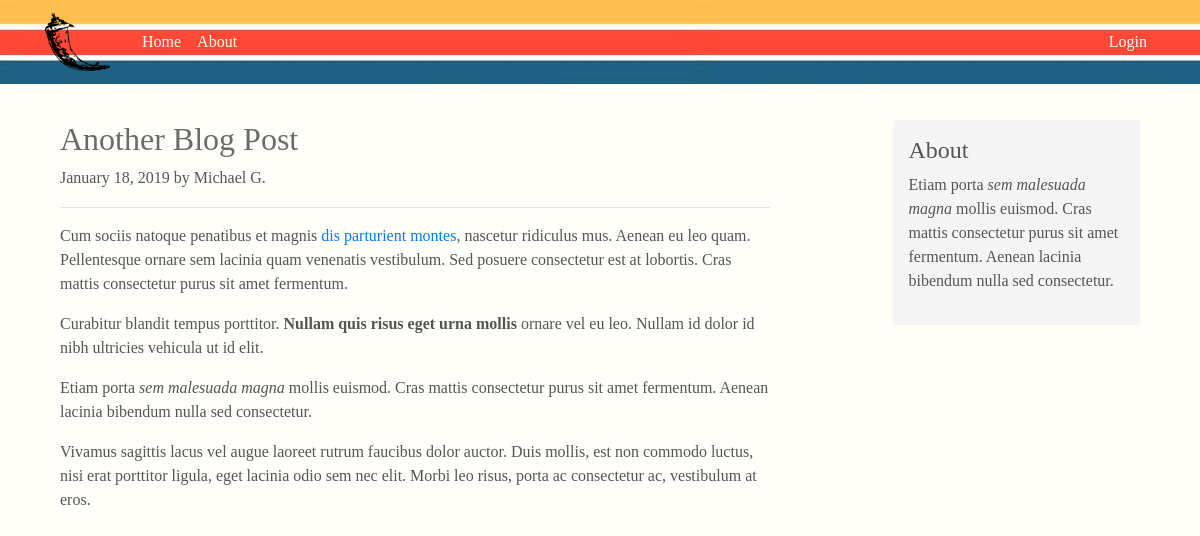
The page /post/another-blog-post on the database its author committed.
### personal_blog/models.py (models this page shows, shortened)
class Post(db.Model):
    id = db.Column(db.Integer, primary_key=True)
    title = db.Column(db.String(100), nullable=False)
    slug = db.Column(db.String(100), unique=True, nullable=False)
    date_posted = db.Column(db.DateTime, nullable=False, default=datetime.utcnow)
    content = db.Column(db.Text, nullable=False)
    user_id = db.Column(db.Integer, db.ForeignKey('user.id'), nullable=False)

class User(db.Model, UserMixin):
    id = db.Column(db.Integer, primary_key=True)
    username = db.Column(db.String(20), unique=True, nullable=False)
    alias = db.Column(db.String(20), unique=True, nullable=False)
    image_file = db.Column(db.String(20), nullable=False, default='default.jpg')
    password = db.Column(db.String(60), nullable=False)
    posts = db.relationship('Post', backref='author', lazy=True)

### personal_blog/routes.py (the view)
@app.route("/post/<slug>")
def post(slug):
    post = Post.query.filter_by(slug=slug).first_or_404()
    return render_template('post.html', title=post.title, post=post)

### personal_blog/templates/post.html (shortened to what this page needs)
{% extends "layout.html" %}
{% block content %}
<div class="row" id="blog_post">
    <div class="col-sm-8 blog-main">
      <div class="blog-post">
        <article class="media content-section">
          <div class="media-body">
            <div class="article-metadata">
              <h2><a class="article-title" href="{{ url_for('post', slug=post.slug) }}">{{ post.title }}</a></h2>
              <p class="blog-post-meta">{{ post.date_posted.strftime('%B %d, %Y') }} by {{ post.author.alias }} </p>
            </div>
            <p class="article-content">{{ post.content|safe }}</p>
          </div>
        </article>
    </div>
  </div>
  <div class="col-sm-3 offset-sm-1 blog-sidebar">
    <div class="sidebar-module sidebar-module-inset">
      <h4>About</h4>
      <p>Etiam porta <em>sem malesuada magna</em> mollis euismod. Cras mattis consectetur purus sit amet fermentum. Aenean lacinia bibendum nulla sed consectetur.</p>
    </div>
  </div>
</div>
{% endblock content %}

### personal_blog/static/main.css (style rules this page uses)
body { background: #fffef8; color: #333333; margin-top: 5rem; font-family: Georgia, "Times New Roman", Times, serif; color: #555; }
.article-title { color: #555555de; }
.article-content { white-space: pre-line; }
.article-metadata { padding-bottom: 1px; margin-bottom: 4px; border-bottom: 1px solid #e3e3e3 }
.blog-post { margin-bottom: 3rem; }
.sidebar-module-inset { padding: 1rem; background-color: #f5f5f5; border-radius: .25rem; }
#blog_post { padding-top: 40px; }

### rows shown on the page
Post: title "Another Blog Post", date_posted "January 18, 2019", content "Cum sociis natoque penatibus et magnis dis parturient montes , nascetur ridiculus mus. Aenean eu leo quam. Pellentesque ornare sem lacinia quam venenatis vestibulum. Sed posuere consectetur est at lobortis. Cras mattis consectetur purus sit amet fermentum. Curabitur blandit tempus porttitor. Nullam quis risus eget urna mollis ornare vel eu leo. Nullam id dolor id nibh ultricies vehicula ut id elit. Etiam porta sem malesuada magna mollis euismod. Cras mattis consectetur purus sit amet fermentum. Aenean lacinia bibendum nulla sed consectetur. Vivamus sagittis lacus vel augue laoreet rutrum faucibus dolor auctor. Duis mollis, est non commodo luctus, nisi erat porttitor ligula, eget lacinia…"
User: author.alias "Michael G."
